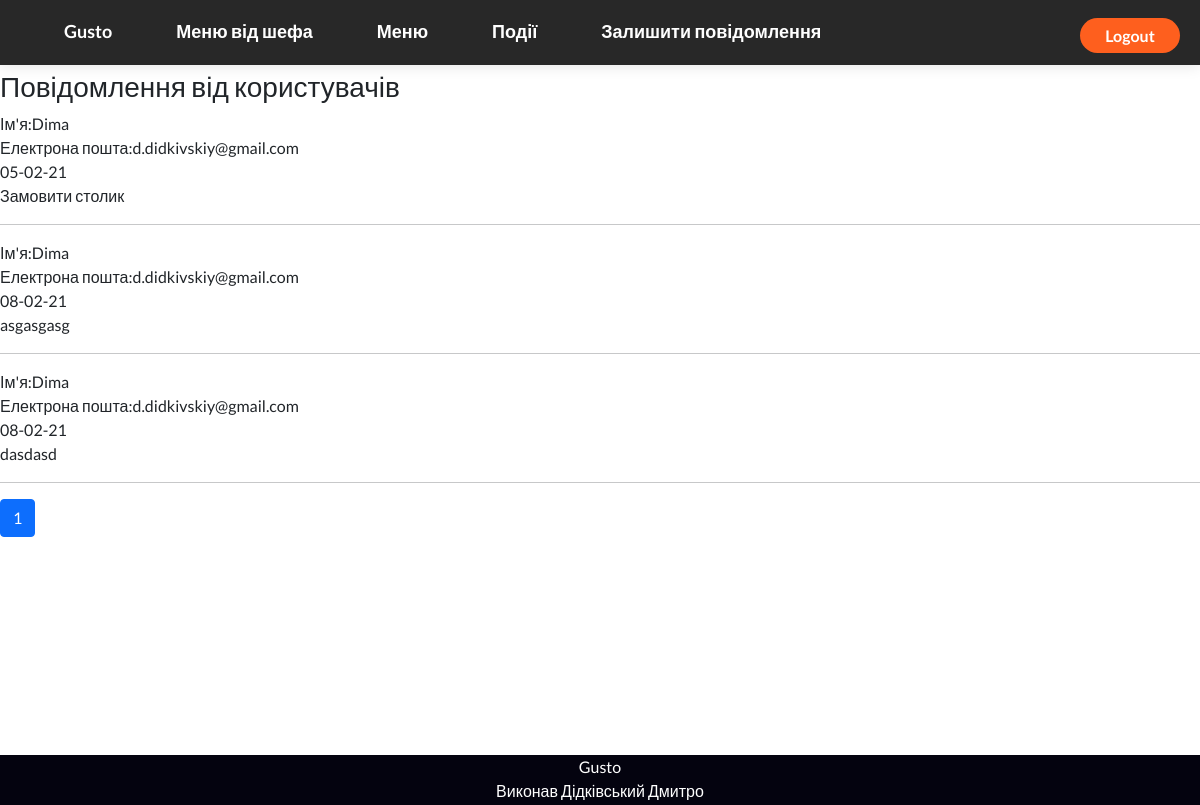
Before: /user_messages/?page=2 (signed in) with the older database file.
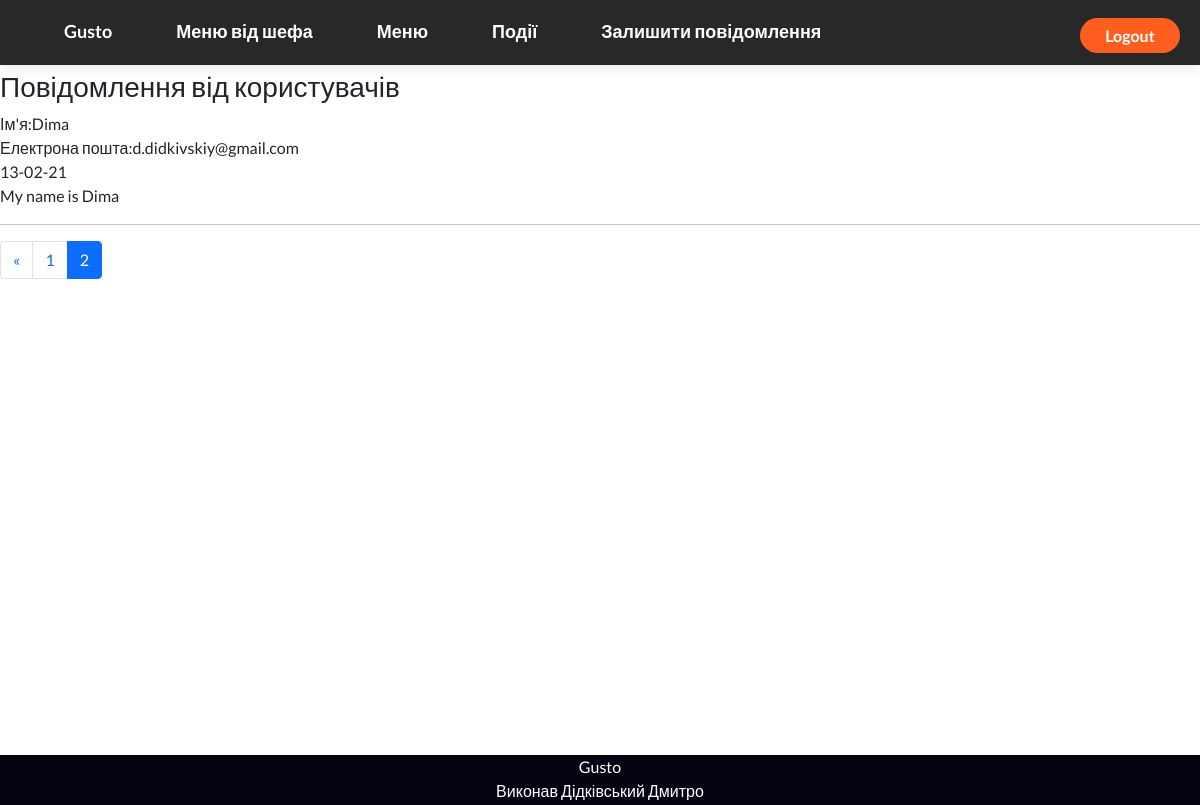
After: the same page with the newer database file.
### main_gusto/models.py (models this page shows, shortened)
class UserMessages(models.Model):
    user_name = models.CharField(max_length=50)
    user_email = models.EmailField()
    message = models.CharField(max_length=200)
    is_processed = models.BooleanField(default=False)
    send_date = models.DateField(auto_now_add=True)

### user_messages/views.py (the view)
# urls.py: path('', messages_view),
def messages_view(request):
    messages = UserMessages.objects.filter(
        is_processed=False).order_by('send_date')
    paginator = Paginator(messages, 5)
    page = request.GET.get('page')
    messages_page = paginator.get_page(page)
    return render(request, 'message_page.html', context={'items': messages_page})

### user_messages/templates/message_page.html (shortened to what this page needs)
{% extends 'mainPage.html' %} {% block content %} {% comment %} {% endcomment %}
{% if 'manager' in user.groups.0.name or user.is_staff %}
<div class="user_message_page">
    <h3>Повідомлення від користувачів</h3>
    {% for item in items %}
    <div class="user_data_info"><label>Ім'я: </label>{{item.user_name}}</div>
    <div class="user_data_info">
        <label>Електрона пошта: </label>{{item.user_email}}
    </div>
    <div class="user_data_info">{{item.send_date|date:'d-m-y'}}</div>
    <div class="user_data_info">{{item.message}}</div>
    <hr />
    {% endfor %}
</div>
<ul class="pagination">
    {% if items.has_previous %}
    <li class="page-item">
        <a
            class="page-link"
            href="?page={{ items.previous_page_number }}"
            aria-label="Previous"
        >
            <span aria-hidden="true">&laquo;</span>
        </a>
    </li>
    {% endif %} {% for page in items.paginator.page_range %}
    {% if page == items.number %}
    <li class="page-item active">
        <a class="page-link" href="#"> {{page}} </a>
    </li>
    {% else %}
    <li class="page-item">
        <a class="page-link" href="?page={{page}}"> {{page}} </a>
    </li>
    {% endif %} {% endfor %}
</ul>
{%endif%} {% endblock %}

Changed rows visible on the page:
no longer on this page (row unchanged): UserMessages: user_name "Dima", user_email "d.didkivskiy@gmail.com", send_date "05-02-21", message "Замовити столик"
no longer on this page (row unchanged): UserMessages: user_name "Dima", user_email "d.didkivskiy@gmail.com", send_date "08-02-21", message "asgasgasg"
no longer on this page (row unchanged): UserMessages: user_name "Dima", user_email "d.didkivskiy@gmail.com", send_date "08-02-21", message "dasdasd"
added UserMessages: user_name "Dima", user_email "d.didkivskiy@gmail.com", send_date "13-02-21", message "My name is Dima"
Other visible differences:
list line gone: "1"
new list line: "1"
new list line: "2"
